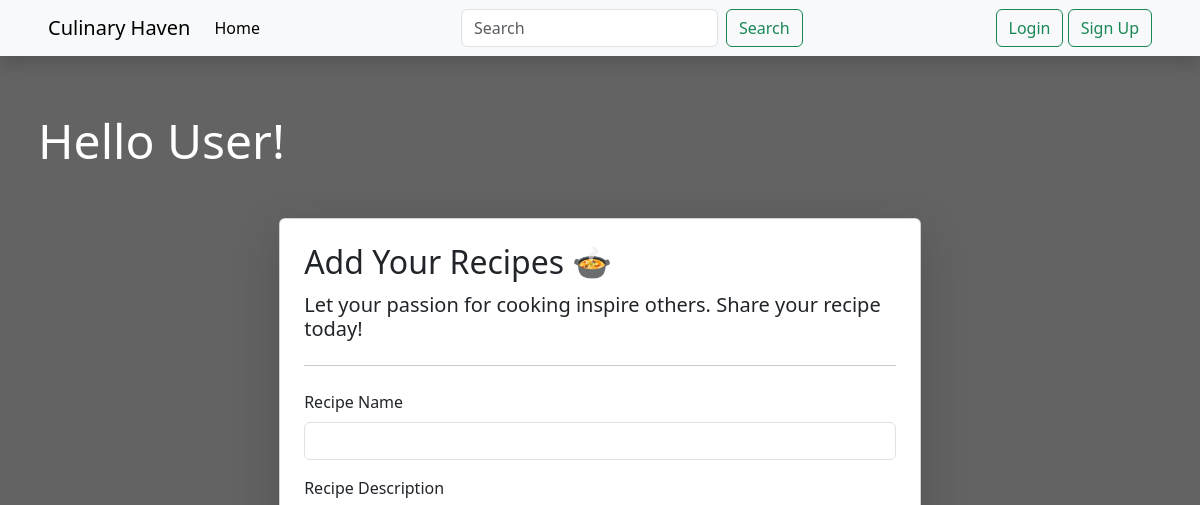
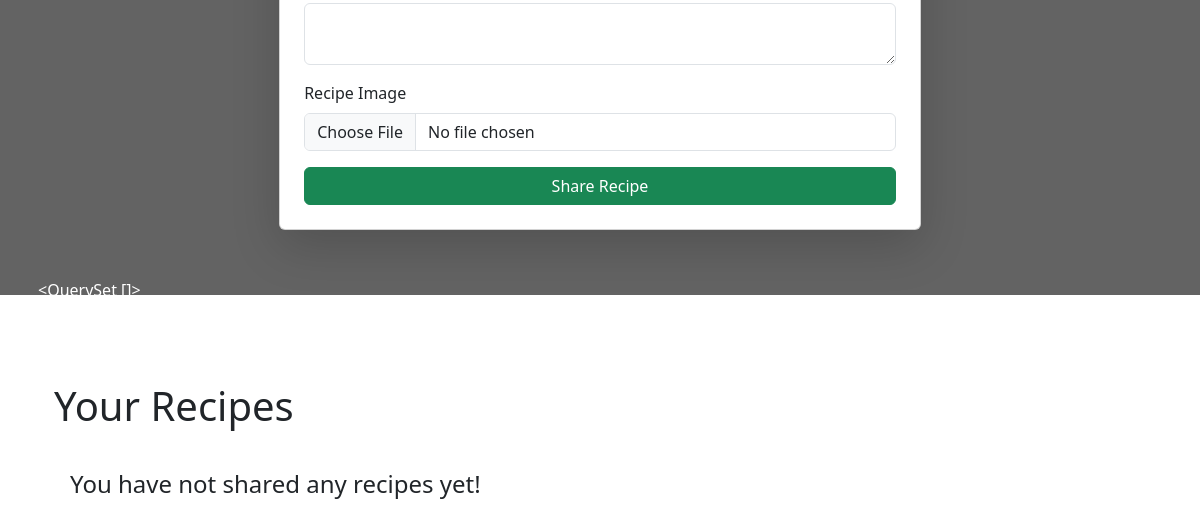
/user/, run on an earlier commit of the app's database (2 pictures, top to bottom).
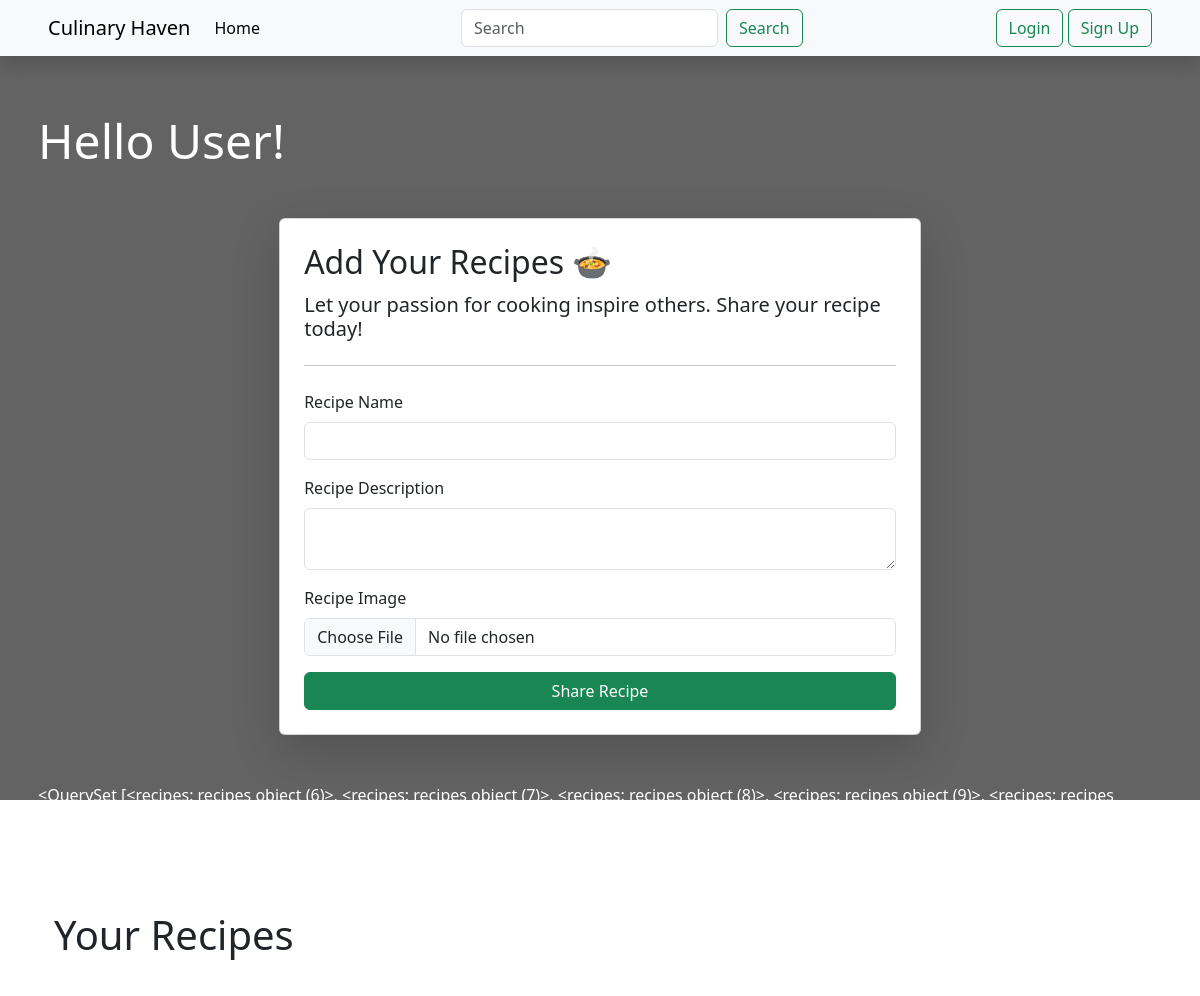
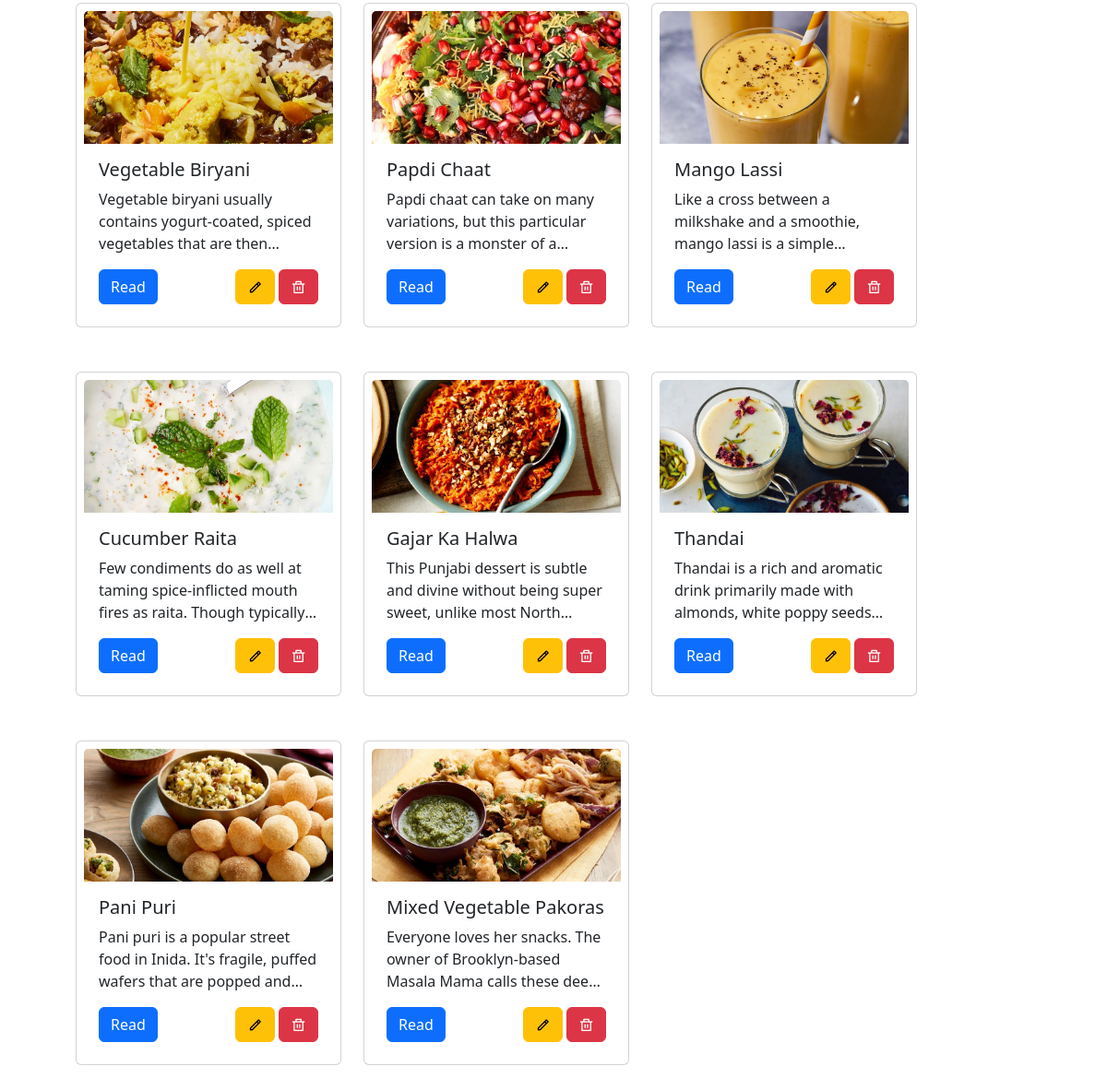
And on a later commit of the database (2 pictures, top to bottom).
### veges/models.py (models this page shows)
class recipes(models.Model):
    recp_name = models.CharField(max_length=100)
    recp_desp = models.TextField()
    recp_img = models.ImageField(upload_to='recipe_img')

### veges/views.py (the view, shortened to what this page needs)
# urls.py: path('user/', views.users , name='users'),
def users(request):
    queryset = recipes.objects.all()
    context = {'recipes': queryset}
    return render(request, 'user.html' , {'recipes': queryset})    #5th commit adding users page

### veges/templates/user.html (shortened to what this page needs)
{% extends 'base.html' %}
{% load static %}
{% block hero-content %}
<div class="container mt-5 p-2 text-white">
    <h2 class="display-5 ">Hello User!</h2>
    <div class="container mt-5 mb-5">
        <form class="col-7 mx-auto card p-4 shadow-lg" method="post" enctype="multipart/form-data">
            <h2>Add Your Recipes 🍲</h2>
            <h5 class="mt-1">Let your passion for cooking inspire others. Share your recipe today!</h5>
            <hr class="mb-4">
            <div class="mb-3">
                <label for="exampleInputEmail1" class="form-label">Recipe Name</label>
                <input name="recp_name" required type="texxt" class="form-control">
            </div>
            <div class="mb-3">
                <label for="exampleInputPassword1" class="form-label">Recipe Description</label>
                <textarea name="recp_desp" required class="form-control"></textarea>
            </div>
            <div class="mb-3">
                <label for="exampleInputPassword1" class="form-label">Recipe Image</label>
                <input name="recp_img" type="file" class="form-control">
            </div>
            <button type="submit" class="btn btn-success">Share Recipe</button>
        </form>
    </div>
    {{ recipes }}
</div>
{% endblock %}
{% block main-content %}
<div class="container mt-5 p-4 ">
    <h2 class="display-6 mb-4">Your Recipes</h2>
    <div class="row p-3 ">
        {% if recipes %}
            {% for recipe in recipes %}
                <div class="card mb-5 ms-4 p-2" style="width: 18rem;">
                    <img src="/media/{{ recipe.recp_img }}" class="card-img-top"
                        style="height: 9rem; object-fit: cover; object-position: center;" alt="...">
                    <div class="card-body">
                        <h5 class="card-title">{{recipe.recp_name}}</h5>
                        <p class="card-text" style="overflow: hidden; text-overflow: ellipsis; display: -webkit-box; -webkit-box-orient: vertical; -webkit-line-clamp: 3; ">{{recipe.recp_desp}}</p>
                        <div class="d-flex justify-content-between">
                            <a href="#" class="btn btn-primary">Read</a>
                            <div class="gap-2">
                                <a href="/update_recp/{{recipe.id}}" class="btn btn-warning"><i class="ri-pencil-line"></i></a>
                                <a href="/delete_recp/{{recipe.id}}" class="btn btn-danger"><i class="ri-delete-bin-line"></i></a>
                            </div>
                        </div>
                    </div>
                </div>
            {% endfor %}
        {% else %}
            <h5 class="fs-4">You have not shared any recipes yet!</h5>
        {% endif %}
    </div>
</div>
{% endblock %}

### veges/templates/base.html (shortened to what this page needs)
{% load static %}
<!doctype html>
<html lang="en">
<head>
    <link href="https://cdn.jsdelivr.net/npm/bootstrap@5.3.3/dist/css/bootstrap.min.css" rel="stylesheet"
>
    <link
    href="https://cdn.jsdelivr.net/npm/remixicon@4.2.0/fonts/remixicon.css"
    rel="stylesheet"/>
    <link rel="stylesheet" href="{% static 'css/style.css' %}">
</head>
<body>
    <div class="main">
        <nav class="navbar navbar-expand-lg bg-body-tertiary shadow">
            <div class="container-fluid px-5">
                <a class="navbar-brand" href="#">Culinary Haven</a>
                <div class="collapse navbar-collapse d-flex d-flex justify-content-between" id="navbarSupportedContent">
                    <div class="nav-left">
                        <ul class="navbar-nav me-auto mb-2 mb-lg-0">
                            <li class="nav-item">
                                <a class="nav-link active" aria-current="page" href="#">Home</a>
                            </li>
                        </ul>
                    </div>
                    <div class="nav-center">
                        <form class="d-flex" role="search">
                            <input class="form-control me-2" type="search" placeholder="Search" aria-label="Search">
                            <button class="btn btn-outline-success" type="submit">Search</button>
                        </form>
                    </div>
                    <div class="nav-right">
                        <button class="btn btn-outline-success" type="submit">Login</button>
                        <button class="btn btn-outline-success" type="submit">Sign Up</button>
                    </div>
                </div>
            </div>
        </nav>
    {% block hero-content %}{% endblock %}
    {% block main-content %}
    {% endblock %}
</body>
</html>

### static/css/style.css (style rules this page uses)
* { margin: 0; padding: 0; box-sizing: border-box; }
html, body { height: 100%; width: 100%; }
.main { width: 100vw; height: 100vh; position: relative; }

What changed in the data, as far as the page shows it:
added recipes: id "<QuerySet [<recipes: recipes object (6)>, <recipes: recipes object (7)>, <recipes: recipes object (8)>, <recipes: recipes object (9)>, <recipes: recipes object (10)>, <recipes: recipes object (11)>, <recipes: recipes object (12)>, <recipes: recipes object (13)>]>", recp_img (picture), recp_name "Vegetable Biryani", recp_desp "Vegetable biryani usually contains yogurt-coated, spiced vegetables that are…"
added recipes: recp_img (picture), recp_name "Papdi Chaat", recp_desp "Papdi chaat can take on many variations, but this particular version is a monster of…"
added recipes: recp_img (picture), recp_name "Mango Lassi", recp_desp "Like a cross between a milkshake and a smoothie, mango lassi is a…"
added recipes: recp_img (picture), recp_name "Cucumber Raita", recp_desp "Few condiments do as well at taming spice-inflicted mouth fires as raita. Though…"
added recipes: recp_img (picture), recp_name "Gajar Ka Halwa", recp_desp "This Punjabi dessert is subtle and divine without being super sweet, unlike most…"
added recipes: recp_img (picture), recp_name "Thandai", recp_desp "Thandai is a rich and aromatic drink primarily made with almonds, white poppy…"
added recipes: recp_img (picture), recp_name "Pani Puri", recp_desp "Pani puri is a popular street food in Inida. It's fragile, puffed wafers that are popped…"
added recipes: recp_img (picture), recp_name "Mixed Vegetable Pakoras", recp_desp "Everyone loves her snacks. The owner of Brooklyn-based Masala Mama calls…"
Also different on the page:
{{ recipes }}: "<QuerySet []>" → (not shown)
text no longer shown: "You have not shared any recipes yet!"
